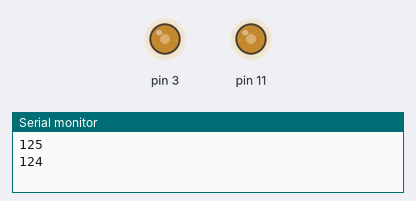
A sketch run on a simulated Arduino Uno, built with avr-gcc and run on an emulated ATmega328P. Shown: output pins drawn as LEDs (lit = HIGH), the last lines printed to the serial monitor.

Above: at 0.05 s.
At 2.55 s:
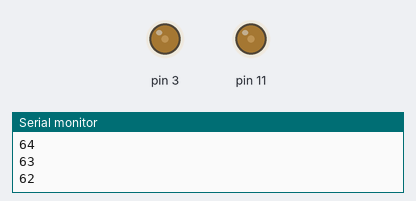
At 5.05 s:
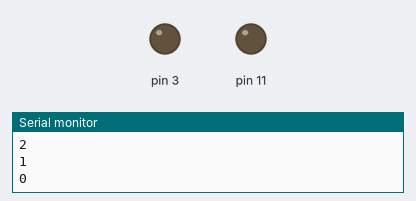
At 12.3 s:
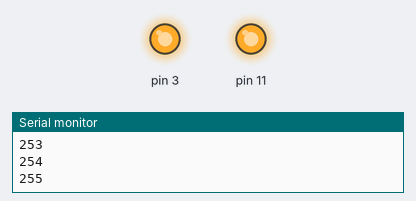
Timing chart, 0 to 18.6 s (numbered marks = the images above):
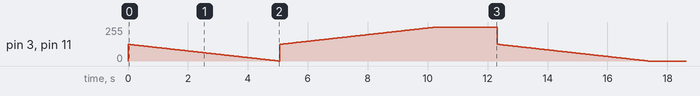

The sketch:

ArduinoMotor.ino
```cpp
#define MIN_SIG 0
#define MAX_SIG 255
#define SIG_TIMEOUT_MS 40

typedef struct {
  int pwm_pin, dir_pin, speed;
} Motor;

Motor m_a = { 3,  12, 125 };
Motor m_b = { 11, 13, 125 };

void updateSpeed(Motor m) {
  analogWrite(m.pwm_pin, m.speed);
}

void updateSpeed(Motor m, const int target) {
  if(target >= MIN_SIG || target <= MAX_SIG) {
    m.speed = target;
    updateSpeed(m);
  }
}

void slowDownTo(const int target) {
  // (m_a.speed + m_b.speed) / 2 = average speed
  for(int i = (m_a.speed + m_b.speed) / 2; i >= target; i--) {
    updateSpeed(m_a, i);
    updateSpeed(m_b, i);
    Serial.println(i);
    delay(SIG_TIMEOUT_MS);
  }
}

void speedUpTo(const int target) {
  // (m_a.speed + m_b.speed) / 2 = average speed
  for(int i = (m_a.speed + m_b.speed) / 2; i <= target; i++) {
    updateSpeed(m_a, i);
    updateSpeed(m_b, i);
    Serial.println(i);
    delay(SIG_TIMEOUT_MS);
  }
}

void setDirectionForwards(Motor m) {
  digitalWrite(m.dir_pin, HIGH);
}

void setDirectionBackwards(Motor m) {
  digitalWrite(m.dir_pin, LOW);
}

void setup() {
  pinMode(m_a.pwm_pin, OUTPUT);
  pinMode(m_b.pwm_pin, OUTPUT);
}

void loop() {
  Serial.begin(9600);
  // execution waits until we send something to serial monitor

  int timeout = 2000;
  slowDownTo(0);
  setDirectionForwards(m_a);
  setDirectionForwards(m_b);
  speedUpTo(255);
  delay(timeout);
  slowDownTo(0);
  delay(timeout);

  setDirectionForwards(m_a);
  setDirectionBackwards(m_b);
  speedUpTo(255);
  delay(timeout);
  slowDownTo(0);
  delay(timeout);

  setDirectionBackwards(m_a);
  setDirectionForwards(m_b);
  speedUpTo(255);
  delay(timeout);
  slowDownTo(0);
  delay(timeout);

  setDirectionBackwards(m_a);
  setDirectionBackwards(m_b);
  speedUpTo(255);
  delay(timeout);
  slowDownTo(0);
  delay(timeout);

  delay(timeout * 2);
  Serial.println("Iteration complete.\n");
}
```
